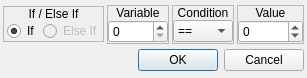
<?xml version="1.0" encoding="UTF-8"?>
<ui version="4.0">
 <class>ConfigureEvent_IfVariable</class>
 <widget class="QDialog" name="ConfigureEvent_IfVariable">
  <property name="geometry">
   <rect>
    <x>0</x>
    <y>0</y>
    <width>307</width>
    <height>78</height>
   </rect>
  </property>
  <property name="windowTitle">
   <string>If Variable</string>
  </property>
  <property name="styleSheet">
   <string notr="true">.QFrame
{
	border: 1px solid palette(text);
}

.QFrame&gt;QLabel
{
	background-color: palette(text);
	color: palette(window);
}</string>
  </property>
  <layout class="QGridLayout" name="gridLayout">
   <property name="leftMargin">
    <number>3</number>
   </property>
   <property name="topMargin">
    <number>3</number>
   </property>
   <property name="rightMargin">
    <number>3</number>
   </property>
   <property name="bottomMargin">
    <number>3</number>
   </property>
   <property name="spacing">
    <number>3</number>
   </property>
   <item row="0" column="0">
    <widget class="QFrame" name="frmVariable_3">
     <property name="sizePolicy">
      <sizepolicy hsizetype="Preferred" vsizetype="Fixed">
       <horstretch>0</horstretch>
       <verstretch>0</verstretch>
      </sizepolicy>
     </property>
     <property name="frameShape">
      <enum>QFrame::StyledPanel</enum>
     </property>
     <property name="frameShadow">
      <enum>QFrame::Raised</enum>
     </property>
     <layout class="QVBoxLayout" name="verticalLayout_5">
      <property name="spacing">
       <number>0</number>
      </property>
      <property name="leftMargin">
       <number>0</number>
      </property>
      <property name="topMargin">
       <number>0</number>
      </property>
      <property name="rightMargin">
       <number>0</number>
      </property>
      <property name="bottomMargin">
       <number>0</number>
      </property>
      <item>
       <widget class="QLabel" name="label_5">
        <property name="sizePolicy">
         <sizepolicy hsizetype="Preferred" vsizetype="Fixed">
          <horstretch>0</horstretch>
          <verstretch>0</verstretch>
         </sizepolicy>
        </property>
        <property name="text">
         <string>If / Else If</string>
        </property>
        <property name="alignment">
         <set>Qt::AlignCenter</set>
        </property>
       </widget>
      </item>
      <item>
       <widget class="QWidget" name="widget_5" native="true">
        <layout class="QHBoxLayout" name="horizontalLayout_4">
         <property name="spacing">
          <number>3</number>
         </property>
         <property name="leftMargin">
          <number>3</number>
         </property>
         <property name="topMargin">
          <number>0</number>
         </property>
         <property name="rightMargin">
          <number>0</number>
         </property>
         <property name="bottomMargin">
          <number>0</number>
         </property>
         <item>
          <widget class="QRadioButton" name="chkIf">
           <property name="text">
            <string>If</string>
           </property>
           <property name="checked">
            <bool>true</bool>
           </property>
          </widget>
         </item>
         <item>
          <widget class="QRadioButton" name="chkElseIf">
           <property name="enabled">
            <bool>false</bool>
           </property>
           <property name="text">
            <string>Else If</string>
           </property>
          </widget>
         </item>
        </layout>
       </widget>
      </item>
     </layout>
    </widget>
   </item>
   <item row="0" column="1">
    <widget class="QFrame" name="frmVariable">
     <property name="frameShape">
      <enum>QFrame::StyledPanel</enum>
     </property>
     <property name="frameShadow">
      <enum>QFrame::Raised</enum>
     </property>
     <layout class="QVBoxLayout" name="verticalLayout_3">
      <property name="spacing">
       <number>0</number>
      </property>
      <property name="leftMargin">
       <number>0</number>
      </property>
      <property name="topMargin">
       <number>0</number>
      </property>
      <property name="rightMargin">
       <number>0</number>
      </property>
      <property name="bottomMargin">
       <number>0</number>
      </property>
      <item>
       <widget class="QLabel" name="label_3">
        <property name="sizePolicy">
         <sizepolicy hsizetype="Preferred" vsizetype="Fixed">
          <horstretch>0</horstretch>
          <verstretch>0</verstretch>
         </sizepolicy>
        </property>
        <property name="text">
         <string>Variable</string>
        </property>
        <property name="alignment">
         <set>Qt::AlignCenter</set>
        </property>
       </widget>
      </item>
      <item>
       <widget class="QWidget" name="widget_3" native="true">
        <layout class="QHBoxLayout" name="horizontalLayout_2">
         <property name="spacing">
          <number>0</number>
         </property>
         <property name="leftMargin">
          <number>0</number>
         </property>
         <property name="topMargin">
          <number>0</number>
         </property>
         <property name="rightMargin">
          <number>0</number>
         </property>
         <property name="bottomMargin">
          <number>0</number>
         </property>
         <item>
          <widget class="QSpinBox" name="numVariableID">
           <property name="maximum">
            <number>3</number>
           </property>
          </widget>
         </item>
        </layout>
       </widget>
      </item>
     </layout>
    </widget>
   </item>
   <item row="0" column="2">
    <widget class="QFrame" name="frmVariable_2">
     <property name="frameShape">
      <enum>QFrame::StyledPanel</enum>
     </property>
     <property name="frameShadow">
      <enum>QFrame::Raised</enum>
     </property>
     <layout class="QVBoxLayout" name="verticalLayout_4">
      <property name="spacing">
       <number>0</number>
      </property>
      <property name="leftMargin">
       <number>0</number>
      </property>
      <property name="topMargin">
       <number>0</number>
      </property>
      <property name="rightMargin">
       <number>0</number>
      </property>
      <property name="bottomMargin">
       <number>0</number>
      </property>
      <item>
       <widget class="QLabel" name="label_4">
        <property name="sizePolicy">
         <sizepolicy hsizetype="Preferred" vsizetype="Fixed">
          <horstretch>0</horstretch>
          <verstretch>0</verstretch>
         </sizepolicy>
        </property>
        <property name="text">
         <string>Condition</string>
        </property>
        <property name="alignment">
         <set>Qt::AlignCenter</set>
        </property>
       </widget>
      </item>
      <item>
       <widget class="QWidget" name="widget_4" native="true">
        <layout class="QHBoxLayout" name="horizontalLayout_3">
         <property name="spacing">
          <number>0</number>
         </property>
         <property name="leftMargin">
          <number>0</number>
         </property>
         <property name="topMargin">
          <number>0</number>
         </property>
         <property name="rightMargin">
          <number>0</number>
         </property>
         <property name="bottomMargin">
          <number>0</number>
         </property>
         <item>
          <widget class="QComboBox" name="optCondition">
           <item>
            <property name="text">
             <string>==</string>
            </property>
           </item>
           <item>
            <property name="text">
             <string>!=</string>
            </property>
           </item>
           <item>
            <property name="text">
             <string>&gt;</string>
            </property>
           </item>
           <item>
            <property name="text">
             <string>&gt;=</string>
            </property>
           </item>
           <item>
            <property name="text">
             <string>&lt;</string>
            </property>
           </item>
           <item>
            <property name="text">
             <string>&lt;=</string>
            </property>
           </item>
          </widget>
         </item>
        </layout>
       </widget>
      </item>
     </layout>
    </widget>
   </item>
   <item row="0" column="3">
    <widget class="QFrame" name="frmVariable_4">
     <property name="frameShape">
      <enum>QFrame::StyledPanel</enum>
     </property>
     <property name="frameShadow">
      <enum>QFrame::Raised</enum>
     </property>
     <layout class="QVBoxLayout" name="verticalLayout_6">
      <property name="spacing">
       <number>0</number>
      </property>
      <property name="leftMargin">
       <number>0</number>
      </property>
      <property name="topMargin">
       <number>0</number>
      </property>
      <property name="rightMargin">
       <number>0</number>
      </property>
      <property name="bottomMargin">
       <number>0</number>
      </property>
      <item>
       <widget class="QLabel" name="label_6">
        <property name="sizePolicy">
         <sizepolicy hsizetype="Preferred" vsizetype="Fixed">
          <horstretch>0</horstretch>
          <verstretch>0</verstretch>
         </sizepolicy>
        </property>
        <property name="text">
         <string>Value</string>
        </property>
        <property name="alignment">
         <set>Qt::AlignCenter</set>
        </property>
       </widget>
      </item>
      <item>
       <widget class="QWidget" name="widget_6" native="true">
        <layout class="QHBoxLayout" name="horizontalLayout_5">
         <property name="spacing">
          <number>0</number>
         </property>
         <property name="leftMargin">
          <number>0</number>
         </property>
         <property name="topMargin">
          <number>0</number>
         </property>
         <property name="rightMargin">
          <number>0</number>
         </property>
         <property name="bottomMargin">
          <number>0</number>
         </property>
         <item>
          <widget class="QSpinBox" name="numValue">
           <property name="minimum">
            <number>-32676</number>
           </property>
           <property name="maximum">
            <number>32676</number>
           </property>
          </widget>
         </item>
        </layout>
       </widget>
      </item>
     </layout>
    </widget>
   </item>
   <item row="1" column="0" colspan="4">
    <widget class="QDialogButtonBox" name="buttonBox">
     <property name="orientation">
      <enum>Qt::Horizontal</enum>
     </property>
     <property name="standardButtons">
      <set>QDialogButtonBox::Cancel|QDialogButtonBox::Ok</set>
     </property>
    </widget>
   </item>
  </layout>
 </widget>
 <resources/>
 <connections>
  <connection>
   <sender>buttonBox</sender>
   <signal>accepted()</signal>
   <receiver>ConfigureEvent_IfVariable</receiver>
   <slot>accept()</slot>
   <hints>
    <hint type="sourcelabel">
     <x>248</x>
     <y>254</y>
    </hint>
    <hint type="destinationlabel">
     <x>157</x>
     <y>274</y>
    </hint>
   </hints>
  </connection>
  <connection>
   <sender>buttonBox</sender>
   <signal>rejected()</signal>
   <receiver>ConfigureEvent_IfVariable</receiver>
   <slot>reject()</slot>
   <hints>
    <hint type="sourcelabel">
     <x>316</x>
     <y>260</y>
    </hint>
    <hint type="destinationlabel">
     <x>286</x>
     <y>274</y>
    </hint>
   </hints>
  </connection>
 </connections>
</ui>
